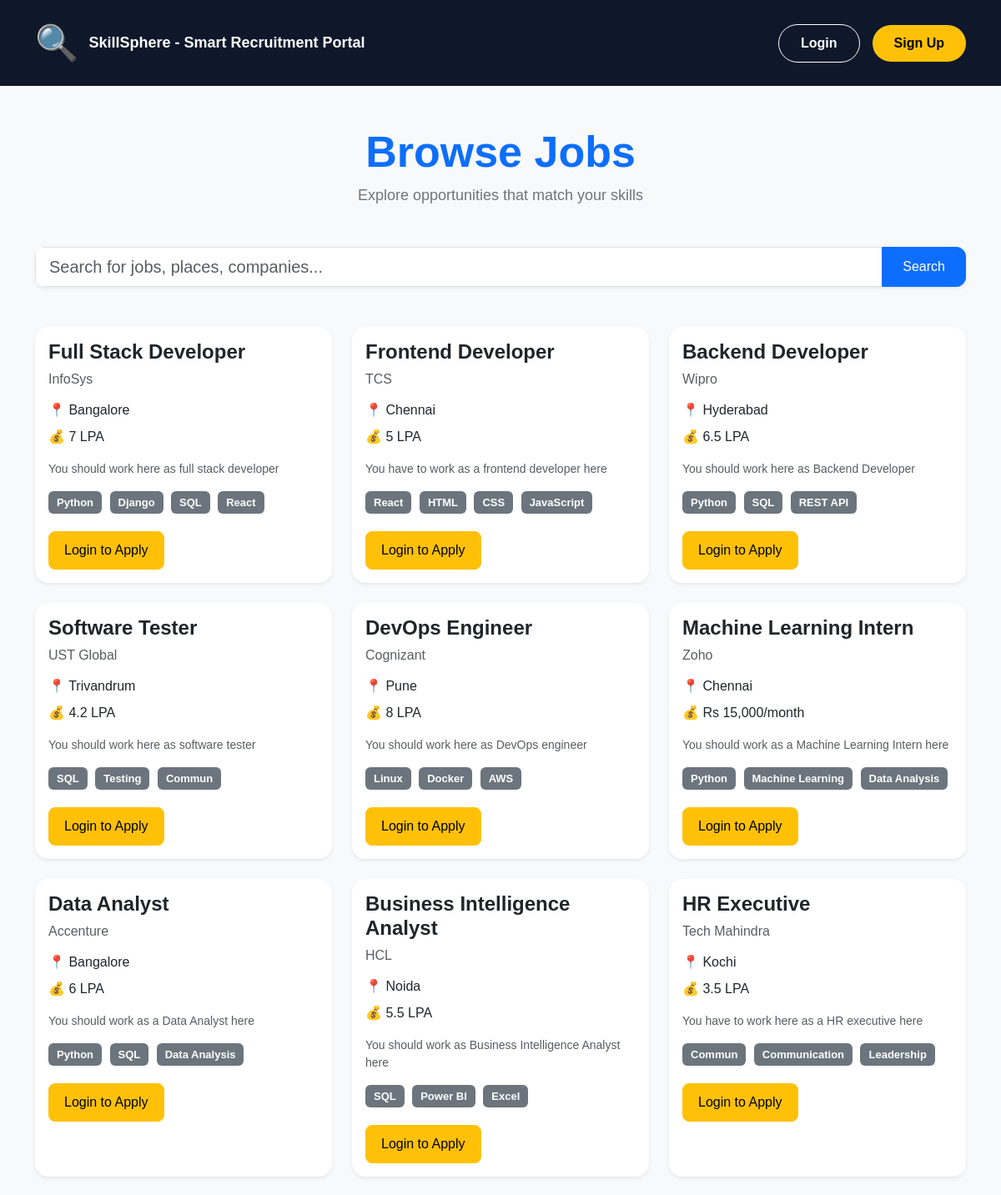
Screenshot of /browse-jobs/ (upper part) with the database file from the repository.
### jobs/models.py (models this page shows, shortened)
class Job(models.Model):
    title = models.CharField(max_length=200)
    company = models.CharField(max_length=200)
    location = models.CharField(max_length=200)
    salary = models.CharField(max_length=100)
    job_type = models.CharField(max_length=20)
    description = models.TextField()
    recruiter = models.ForeignKey(User, on_delete=models.CASCADE, null=True, blank=True)
    skills = models.ManyToManyField(Skill)
    posted_at = models.DateTimeField(auto_now_add=True)

class Skill(models.Model):
    name = models.CharField(max_length=100)
    users = models.ManyToManyField(User, blank=True)

### jobs/views.py (the view, shortened to what this page needs)
# urls.py: path('browse-jobs/',views.browse_jobs,name='browse_jobs'),
def browse_jobs(request):
    jobs = Job.objects.all()
    query = request.GET.get('q')
    profile = None
    if request.user.is_authenticated:
        profile, created = Profile.objects.get_or_create(
            user=request.user
        )
    return render(
        request,
        'jobs/browse_jobs.html',
        {
            'jobs': jobs,
            'query': query,
            'profile': profile,
        }
    )

### jobs/templates/jobs/browse_jobs.html (shortened to what this page needs)
<!DOCTYPE html>
<html>
<head>
<link href="https://cdn.jsdelivr.net/npm/bootstrap@5.3.2/dist/css/bootstrap.min.css"
      rel="stylesheet">
</head>
<body class="bg-light">
<nav class="navbar navbar-expand-lg custom-navbar">
<div class="container d-flex justify-content-between align-items-center">
<div class="d-flex align-items-center">
<span class="brand-logo">
🔍
</span>
<a class="brand-text"
   href="{% url 'home' %}">
SkillSphere - Smart Recruitment Portal
</a>
</div>
<div class="d-flex align-items-center">
<a href="{% url 'login' %}"
   class="nav-btn login-btn">
Login
</a>
<a href="{% url 'signup' %}"
   class="nav-btn signup-btn">
Sign Up
</a>
</div>
</div>
</nav>
<div class="container mt-5">
<div class="text-center mb-5">
<h1 class="page-title">
Browse Jobs
</h1>
<p class="subtitle">
Explore opportunities that match your skills
</p>
</div>
<form method="GET"
      class="mb-5">
<div class="input-group shadow-sm search-box">
<input type="text"
       name="q"
       class="form-control form-control-lg"
       placeholder="Search for jobs, places, companies..."
       value="{{ query|default:'' }}">
<button class="btn btn-primary px-4">
Search
</button>
</div>
</form>
<div class="row">
{% for job in jobs %}
<div class="col-md-6 col-lg-4 mb-4">
<div class="card shadow-sm h-100 job-card">
<div class="card-body">
<h4 class="card-title fw-bold">
{{ job.title }}
</h4>
<h6 class="text-muted mb-3">
{{ job.company }}
</h6>
<p class="mb-2">
📍 {{ job.location }}
</p>
<p class="mb-3">
💰 {{ job.salary }}
</p>
<p class="small text-muted">
{{ job.description|truncatewords:20 }}
</p>
<div class="mb-3">
{% for skill in job.skills.all %}
<span class="badge skill-badge">
{{ skill.name }}
</span>
{% endfor %}
</div>
{% if not user.is_authenticated %}
<a href="{% url 'login' %}"
   class="btn btn-warning apply-btn">
Login to Apply
</a>
{% endif %}
</div>
</div>
</div>
{% empty %}
<div class="text-center">
<p class="text-muted fs-5">
No jobs found.
</p>
</div>
{% endfor %}
</div>
</div>
</body>
</html>

### jobs/templates/jobs/browse_jobs.html (style rules this page uses)
body { background:#f4f6f9; font-family:Arial,sans-serif; }
.custom-navbar { background:#0f172a; padding:20px 0; }
.brand-logo { font-size:42px; margin-right:12px; }
.brand-text { font-size:18px; font-weight:700; color:white; text-decoration:none; }
.nav-btn { padding:10px 26px; border-radius:50px; font-weight:600; text-decoration:none; transition:0.3s; }
.login-btn { border:1px solid white; color:white; margin-right:15px; }
.signup-btn { background:#ffc107; color:black; }
.page-title { font-size:52px; font-weight:700; color:#0d6efd; }
.subtitle { color:#6c757d; font-size:18px; }
.search-box { border-radius:12px; overflow:hidden; }
.job-card { border:none; border-radius:16px; transition:0.3s; }
.skill-badge { background:#6c757d; margin-right:5px; margin-bottom:5px; font-size:13px; padding:7px 10px; }
.apply-btn { border-radius:8px; padding:10px 18px; font-weight:500; }

### rows the page displays
Job: title "Full Stack Developer", company "InfoSys", location "Bangalore", salary "7 LPA", description "You should work here as full stack developer"
Skill: name "Python"
Skill: name "Django"
Skill: name "SQL"
Skill: name "React"
Job: title "Frontend Developer", company "TCS", location "Chennai", salary "5 LPA", description "You have to work as a frontend developer here"
Skill: name "HTML"
Skill: name "CSS"
Skill: name "JavaScript"
Job: title "Backend Developer", company "Wipro", location "Hyderabad", salary "6.5 LPA", description "You should work here as Backend Developer"
Skill: name "REST API"
Job: title "Software Tester", company "UST Global", location "Trivandrum", salary "4.2 LPA", description "You should work here as software tester"
Skill: name "Testing"
Skill: name "Commun"
Job: title "DevOps Engineer", company "Cognizant", location "Pune", salary "8 LPA", description "You should work here as DevOps engineer"
Skill: name "Linux"
Skill: name "Docker"
Skill: name "AWS"
Job: title "Machine Learning Intern", company "Zoho", location "Chennai", salary "Rs 15,000/month", description "You should work as a Machine Learning Intern here"
Skill: name "Machine Learning"
Skill: name "Data Analysis"
Job: title "Data Analyst", company "Accenture", location "Bangalore", salary "6 LPA", description "You should work as a Data Analyst here"
Job: title "Business Intelligence Analyst", company "HCL", location "Noida", salary "5.5 LPA", description "You should work as Business Intelligence Analyst here"
Skill: name "Power BI"
Skill: name "Excel"
Job: title "HR Executive", company "Tech Mahindra", location "Kochi", salary "3.5 LPA", description "You have to work here as a HR executive here"
Skill: name "Communication"
Skill: name "Leadership"
